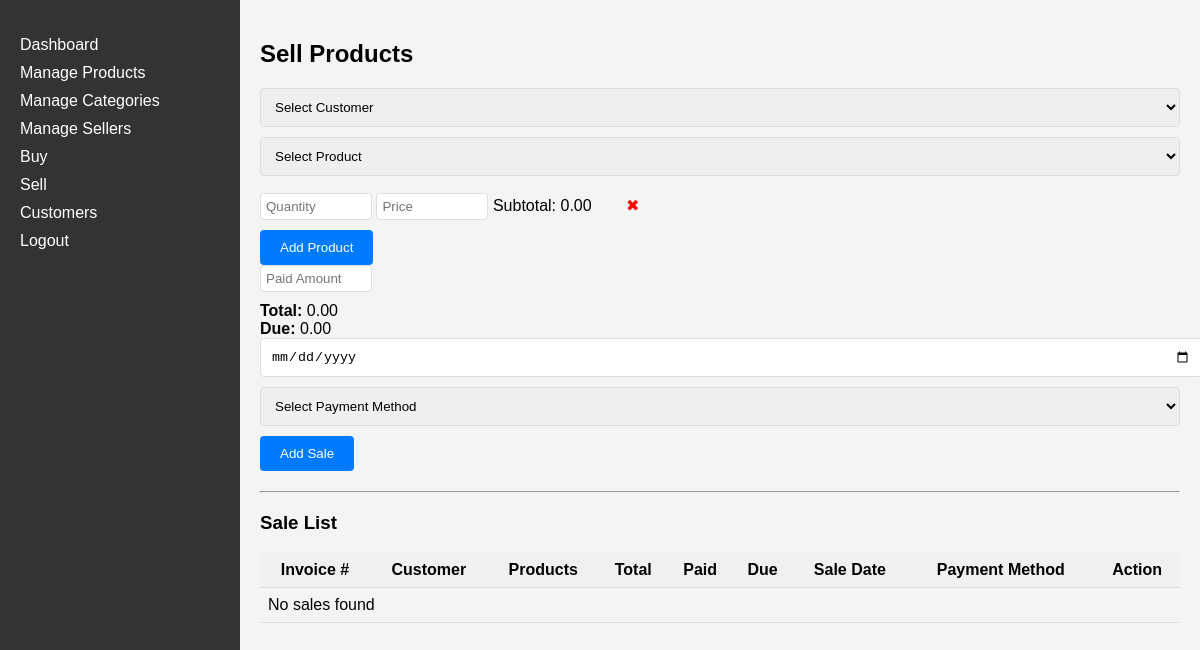
/pages/sell.php (signed in), run on an earlier commit of the app's database.
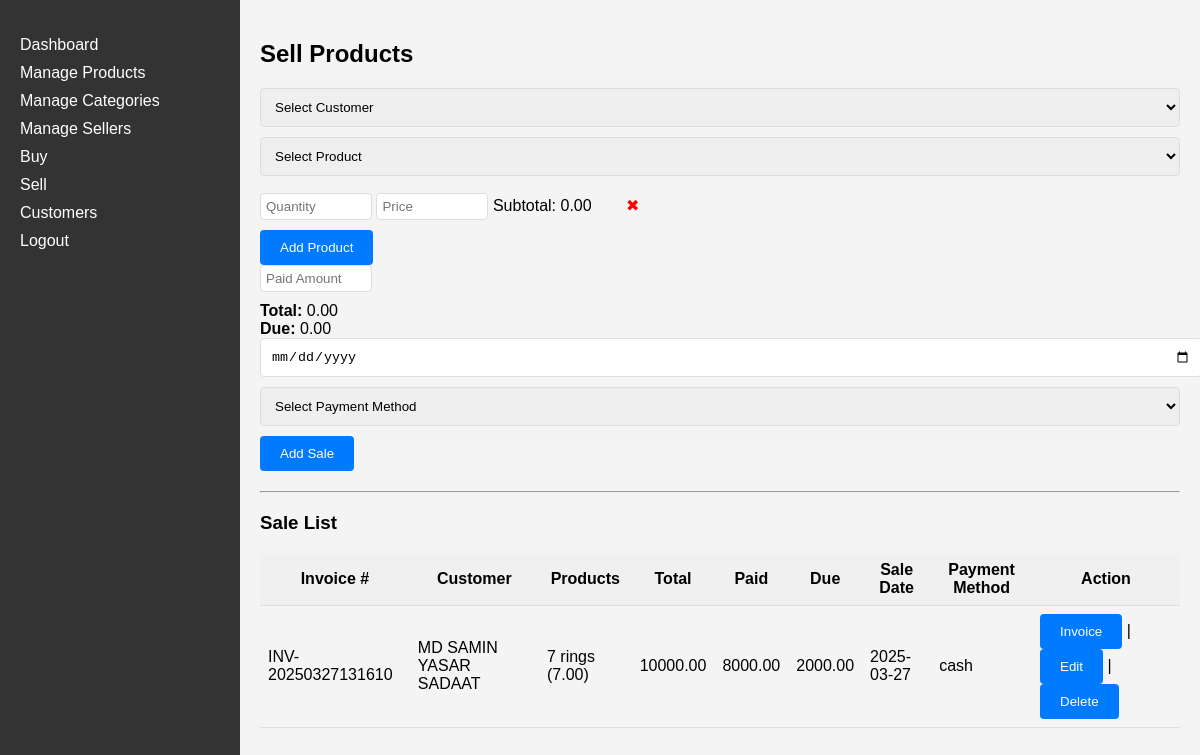
And on a later commit of the database.
### tables this page shows
CREATE TABLE sales (
    id INT AUTO_INCREMENT PRIMARY KEY,
    customer_id INT,
    sale_date DATE NOT NULL,
    invoice_number VARCHAR(255) NOT NULL UNIQUE,
    payment_method VARCHAR(50) NOT NULL,
    total DECIMAL(10, 2) NOT NULL CHECK (total >= 0),
    paid DECIMAL(10, 2) NOT NULL CHECK (paid >= 0),
    due DECIMAL(10, 2) NOT NULL CHECK (due >= 0),
    created_at TIMESTAMP DEFAULT CURRENT_TIMESTAMP,
    FOREIGN KEY (customer_id) REFERENCES customers(id) ON DELETE SET NULL,
    INDEX idx_invoice_number (invoice_number)  
);

CREATE TABLE customers (
    id INT AUTO_INCREMENT PRIMARY KEY,
    name VARCHAR(255) NOT NULL,
    phone VARCHAR(20),
    address TEXT,
    created_at TIMESTAMP DEFAULT CURRENT_TIMESTAMP
);

CREATE TABLE sale_items (
    id INT AUTO_INCREMENT PRIMARY KEY,
    sale_id INT,
    product_id INT,
    quantity DECIMAL(10, 2) NOT NULL CHECK (quantity > 0),  
    price DECIMAL(10, 2) NOT NULL CHECK (price >= 0),
    subtotal DECIMAL(10, 2) NOT NULL CHECK (subtotal >= 0),
    created_at TIMESTAMP DEFAULT CURRENT_TIMESTAMP,
    FOREIGN KEY (sale_id) REFERENCES sales(id) ON DELETE CASCADE,
    FOREIGN KEY (product_id) REFERENCES products(id) ON DELETE CASCADE,
    INDEX idx_sale_id (sale_id),  
    INDEX idx_product_id (product_id)  
);

CREATE TABLE products (
    id INT AUTO_INCREMENT PRIMARY KEY,
    category_id INT,
    name VARCHAR(255) NOT NULL,
    price DECIMAL(10, 2) NOT NULL,
    quantity INT NOT NULL CHECK (quantity >= 0),  
    unit VARCHAR(50),
    created_at TIMESTAMP DEFAULT CURRENT_TIMESTAMP,
    FOREIGN KEY (category_id) REFERENCES categories(id) ON DELETE SET NULL
);

### pages/sell.php (the view, shortened to what this page needs)
<?php
include '../config/database.php';
include '../includes/header.php';
include '../includes/sidebar.php';
$salesSql = "SELECT sales.*, customers.name as customer_name
            FROM sales
            LEFT JOIN customers ON sales.customer_id = customers.id
            ORDER BY sales.sale_date DESC";
$salesResult = $conn->query($salesSql);
$saleItemsSql = "SELECT sale_items.*, products.name as product_name
                FROM sale_items
                LEFT JOIN products ON sale_items.product_id = products.id";
$saleItemsResult = $conn->query($saleItemsSql);
?>
<h2>Sell Products</h2>
<form method="post">
    <select name="customer_id" id="customer_id" required>
        <option value="">Select Customer</option>
    </select><br>
    <div id="product_list">
        <div class="product_item">
            <select name="product_id[]" required>
                <option value="">Select Product</option>
            </select>
            <input type="number" name="quantity[]" placeholder="Quantity" min="0" step="1" required oninput="validateInput(this); calculateTotal()">
            <input type="number" name="price[]" placeholder="Price" min="0" step="0.01" required oninput="validateInput(this); calculateTotal()">
            <span>Subtotal: <span class="subtotal">0.00</span></span>
            <button type="button" class="remove_product" onclick="removeProduct(this)">✖</button><br>
        </div>
    </div>
    <button type="button" id="add_product">Add Product</button><br>
    <input type="number" name="paid" id="paid" placeholder="Paid Amount" min="0" step="0.01" required oninput="validateInput(this); calculateDue()"><br>
    <strong>Total:</strong> <span id="total">0.00</span><br>
    <strong>Due:</strong> <span id="due">0.00</span><br>
    <input type="date" name="sale_date" required><br>
    <select name="payment_method" required>
        <option value="">Select Payment Method</option>
    </select><br>
    <button type="submit" name="add_sale">Add Sale</button>
</form>
<hr>
<h3>Sale List</h3>
<table>
    <thead>
        <tr>
            <th>Invoice #</th>
            <th>Customer</th>
            <th>Products</th>
            <th>Total</th>
            <th>Paid</th>
            <th>Due</th>
            <th>Sale Date</th>
            <th>Payment Method</th>
            <th>Action</th>
        </tr>
    </thead>
    <tbody>
        <?php
        if ($salesResult->num_rows > 0) {
            while ($saleRow = $salesResult->fetch_assoc()) {
                echo "<tr>";
                echo "<td>" . $saleRow['invoice_number'] . "</td>";
                echo "<td>" . $saleRow['customer_name'] . "</td>";
                echo "<td>";
                $sale_id = $saleRow['id'];
                $saleItemsResult->data_seek(0);
                while ($saleItemRow = $saleItemsResult->fetch_assoc()) {
                    if ($saleItemRow['sale_id'] == $sale_id) {
                        echo $saleItemRow['product_name'] . " (" . $saleItemRow['quantity'] . ")<br>";
                    }
                }
                echo "</td>";
                echo "<td>" . $saleRow['total'] . "</td>";
                echo "<td>" . $saleRow['paid'] . "</td>";
                echo "<td>" . $saleRow['due'] . "</td>";
                echo "<td>" . $saleRow['sale_date'] . "</td>";
                echo "<td>" . $saleRow['payment_method'] . "</td>";
                echo "<td>";
                echo "<button onclick=\"generateInvoice('" . $saleRow['invoice_number'] . "')\">Invoice</button> | ";
                echo "<button onclick=\"editSale(" . $saleRow['id'] . ")\">Edit</button> | ";
                echo "<form method='post' style='display:inline;'><input type='hidden' name='id' value='" . $saleRow['id'] . "'><button type='submit' name='delete_sale'>Delete</button></form>";
                echo "</td>";
                echo "</tr>";
            }
        } else {
            echo "<tr><td colspan='9'>No sales found</td></tr>";
        }
        ?>
    </tbody>
</table>
<?php
include '../includes/footer.php';
?>

### includes/header.php (shortened to what this page needs)
<!DOCTYPE html>
<html>
<head>
    <link rel="stylesheet" href="../assets/css/style.css">
</head>
<body>
    <div class="container">

### includes/sidebar.php
<div class="sidebar">
    <ul>
        <li><a href="dashboard.php">Dashboard</a></li>
        <li><a href="manage_products.php">Manage Products</a></li>
        <li><a href="manage_categories.php">Manage Categories</a></li>
        <li><a href="manage_sellers.php">Manage Sellers</a></li> <li><a href="buy.php">Buy</a></li>
        <li><a href="sell.php">Sell</a></li>
        <li><a href="customers.php">Customers</a></li>
        <li><a href="logout.php">Logout</a></li>
    </ul>
</div>
<div class="content">

### includes/footer.php (shortened to what this page needs)
    </div>
    </div>
</body>
</html>

### assets/css/style.css (style rules this page uses)
body { font-family: Arial, sans-serif; margin: 0; padding: 0; background-color: #f4f4f4; }
.container { display: flex; margin: 0 auto; width: 100%; min-height: 100vh; }
.sidebar { width: 200px; background-color: #333; color: white; padding: 20px; }
.sidebar ul { list-style-type: none; padding: 0; }
.sidebar li { margin-bottom: 10px; }
.sidebar a { color: white; text-decoration: none; }
.content { flex: 1; padding: 20px; }
table { width: 100%; border-collapse: collapse; margin-bottom: 20px; }
th, td { padding: 8px; border-bottom: 1px solid #ddd; }
th { background-color: #f0f0f0; }
form { margin-bottom: 20px; }
input[type="text"], input[type="number"], input[type="date"], select, textarea { width: 100%; padding: 10px; margin-bottom: 10px; border: 1px solid #ddd; border-radius: 4px; }
button { padding: 10px 20px; background-color: #007bff; color: white; border: none; border-radius: 4px; cursor: pointer; }

### pages/sell.php (style rules this page uses)
.remove_product { margin-left: 10px; color: red; border: none; background: none; cursor: pointer; font-size: 16px; }
input[type="number"] { width: 100px; padding: 5px; }

What changed in the data, as far as the page shows it:
added sales: invoice_number "INV-20250327131610", customer.name "MD SAMIN YASAR SADAAT", total "10000.00", paid "8000.00", due "2000.00", sale_date "2025-03-27", payment_method "cash"
added sale_items: product.name "7 rings", quantity "7.00"
Also different on the page:
text no longer shown: "No sales found"
